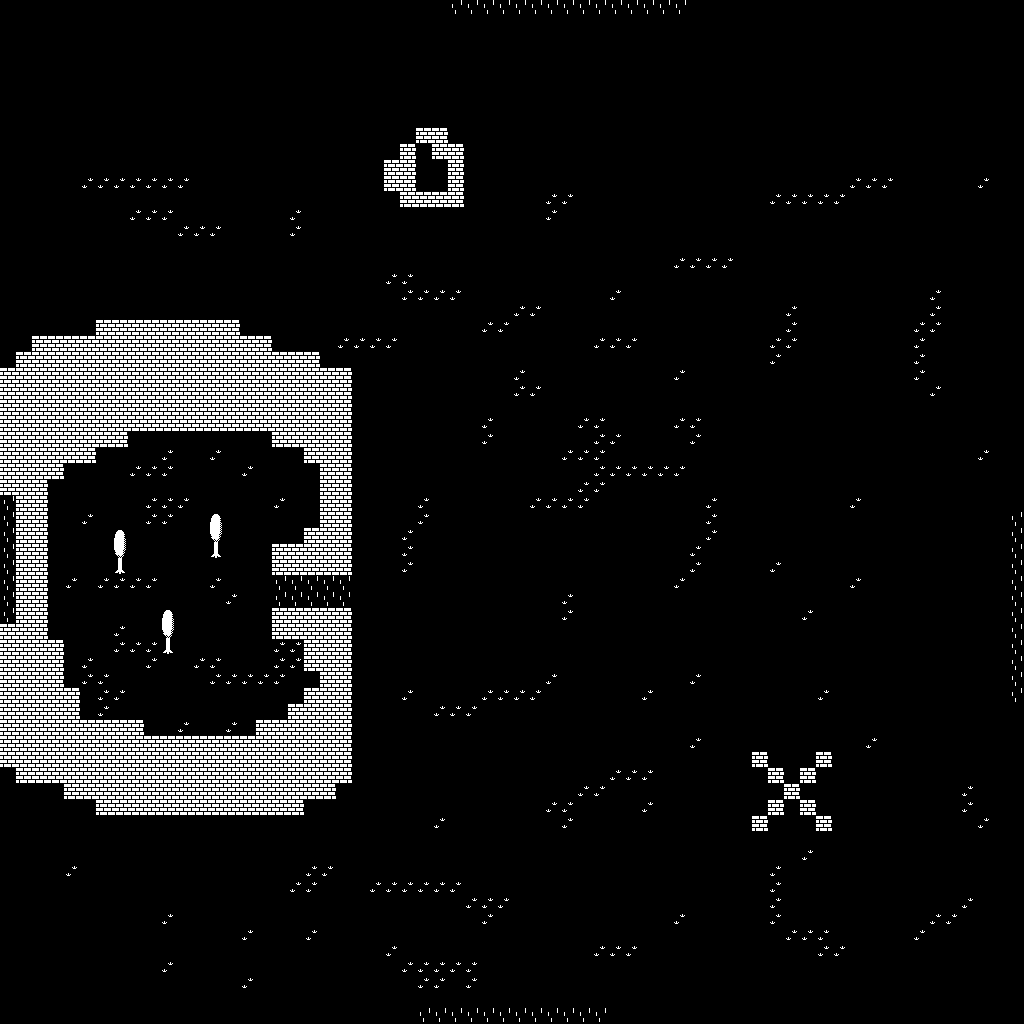

A level layout from a 2D game, rendered from its tile map. Below: a short description, then the map file with tile-grid data replaced by summaries:
An orthogonal 64x64 tile map with 16x16 px tiles, 1 tile layer (Tile Layer 1).

<map version="1.0" orientation="orthogonal" renderorder="right-down" width="64" height="64" tilewidth="16" tileheight="16" nextobjectid="1">
 <tileset firstgid="1" name="testtiles" tilewidth="16" tileheight="16" tilecount="16" columns="4">
  <image source="../Tilemaps/testtiles.png" width="64" height="64" />
 </tileset>
 <layer name="Tile Layer 1" width="64" height="64">
  <data>[4096 cells, 4096 non-empty, 8 distinct tile ids]</data>
 </layer>
</map>